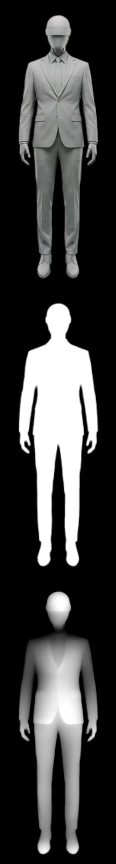
#> input picture landing/assets/seq/hero-clay-turntable/001.jpg, 232 x 1728 px (shown at 1/2 size)
$ python -i key.py   (imports and definitions only)
#> lines starting #> are read from the running program, lines starting #| are printed output that depends on the picture; after the words box and inside, x2 and y2 are one past the last pixel; in counts of white or black regions, pixels touching at a corner belong together
#> further down, picture is the input picture: shape (1728, 232, 3); mean B, G, R 60.1, 60.2, 60.1
"""Chroma-key a green-screen frame sequence -> RGBA PNGs (despilled, watermark removed)."""
import cv2, numpy as np, glob, os, sys

WM_BOX = (1115, 555, 1215, 650)  # x0,y0,x1,y1 - Flow/Gemini sparkle watermark (static, bottom-right)

def key_frame(bgr):
    im = bgr.astype(np.float32)
    b, g, r = im[..., 0], im[..., 1], im[..., 2]
    # background reference from the frame border
    border = np.concatenate([im[:8].reshape(-1, 3), im[-8:].reshape(-1, 3), im[:, :8].reshape(-1, 3)])
    bgc = np.median(border, 0)
#> bgc = [0, 0, 0]
    bg_green = bgc[1] - max(bgc[0], bgc[2])
#> bg_green = 0
    greenness = g - np.maximum(r, b)
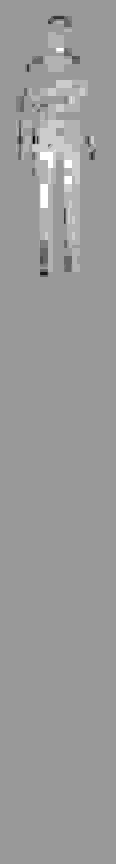
#> greenness: shape (1728, 232) float32 (shown at 1/2 size); min -6, max 4, mean 0.0672; drawn with min black and max white
    t0, t1 = 0.18 * bg_green, 0.75 * bg_green
#> t0 = 0; t1 = 0
    alpha = 1.0 - np.clip((greenness - t0) / (t1 - t0), 0, 1)
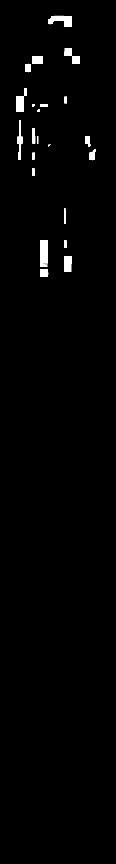
#> alpha: shape (1728, 232) float32 (shown at 1/2 size); 92.05% of the values are NaN or infinite; the others: min 0, max 1, mean 0.182; drawn with min black, max white, NaN and infinite black
    # watermark: always background
    x0, y0, x1, y1 = WM_BOX
    alpha[y0:y1, x0:x1] = 0
    # drop specks: keep components that are big
    m = (alpha > 0.5).astype(np.uint8)
#> m: shape (1728, 232); values 0 (black) and 1 (white), 1.4% white; 22 white regions (1 under 20 px), largest, box (x1, y1, x2, y2) and area: (80, 480, 96, 534) 851, (96, 31, 144, 54) 716, (32, 176, 54, 224) 608
    n, lab, stats, _ = cv2.connectedComponentsWithStats(m, 8)
#> lab: shape (1728, 232) int32; 23 distinct labels, from 0 to 22
#> n = 23; stats = 23 rows, first 6: [0, 0, 232, 1728, 395095], [96, 31, 48, 23, 716], [128, 96, 32, 32, 505], [64, 112, 22, 16, 352], [50, 127, 12, 18, 194], [32, 176, 22, 48, 608]
    keep = np.zeros(n, bool); keep[1:] = stats[1:, cv2.CC_STAT_AREA] > 3000  # figure only; drops logo sparkles (~1k px)
    solid = keep[lab]
#> solid: shape (1728, 232) bool; every value is 0
    near = cv2.dilate(solid.astype(np.uint8), np.ones((7, 7), np.uint8)) > 0
    alpha = np.where(near, alpha, 0)
#> alpha: shape (1728, 232) float32; every value is 0
    # fill pin-holes inside the body, then a light 1px choke + soften
    alpha = cv2.morphologyEx(alpha, cv2.MORPH_CLOSE, np.ones((3, 3), np.uint8))
    alpha = cv2.erode(alpha, np.ones((2, 2), np.uint8))
    alpha = cv2.GaussianBlur(alpha, (3, 3), 0.6)
    # un-mix background from edge pixels, then despill
    a3 = np.maximum(alpha, 1e-3)[..., None]
#> a3: shape (1728, 232, 1) float32; every value is 0.001
    fg = (im - (1 - alpha[..., None]) * bgc) / a3
    fg = np.where(alpha[..., None] > 0.02, fg, 0)
#> fg: shape (1728, 232, 3) float32; every value is 0
    fb, fgg, fr = fg[..., 0], fg[..., 1], fg[..., 2]
    fg[..., 1] = np.minimum(fgg, np.maximum(fr, fb) * 1.02 + 2)  # kill green spill
    # edge pixels: fade toward neutral grey to remove any remaining colour fringe
    lum = (0.114 * fg[..., 0] + 0.587 * fg[..., 1] + 0.299 * fg[..., 2])[..., None]
    w = (alpha ** 2)[..., None]
    fg = lum + (fg - lum) * w
    fg = np.clip(fg, 0, 255)
    rgba = np.dstack([fg, alpha * 255]).astype(np.uint8)
    return rgba

def clean_green(bgr, alpha):
    """Original frame, but everything away from the figure repainted flat green (removes any logo)."""
    border = np.concatenate([bgr[:8].reshape(-1, 3), bgr[-8:].reshape(-1, 3), bgr[:, :8].reshape(-1, 3)])
    bgc = np.median(border, 0)
    near = cv2.dilate((alpha > 0).astype(np.uint8), np.ones((9, 9), np.uint8)).astype(np.float32)
    near = cv2.GaussianBlur(near, (9, 9), 3)[..., None]
    return (bgr * near + bgc * (1 - near)).astype(np.uint8)

# [8 lines not run here, left out]

>>> import cv2
>>> picture = cv2.imread('../assets/seq/hero-clay-turntable/001.jpg')
>>> result = key_frame(picture)
